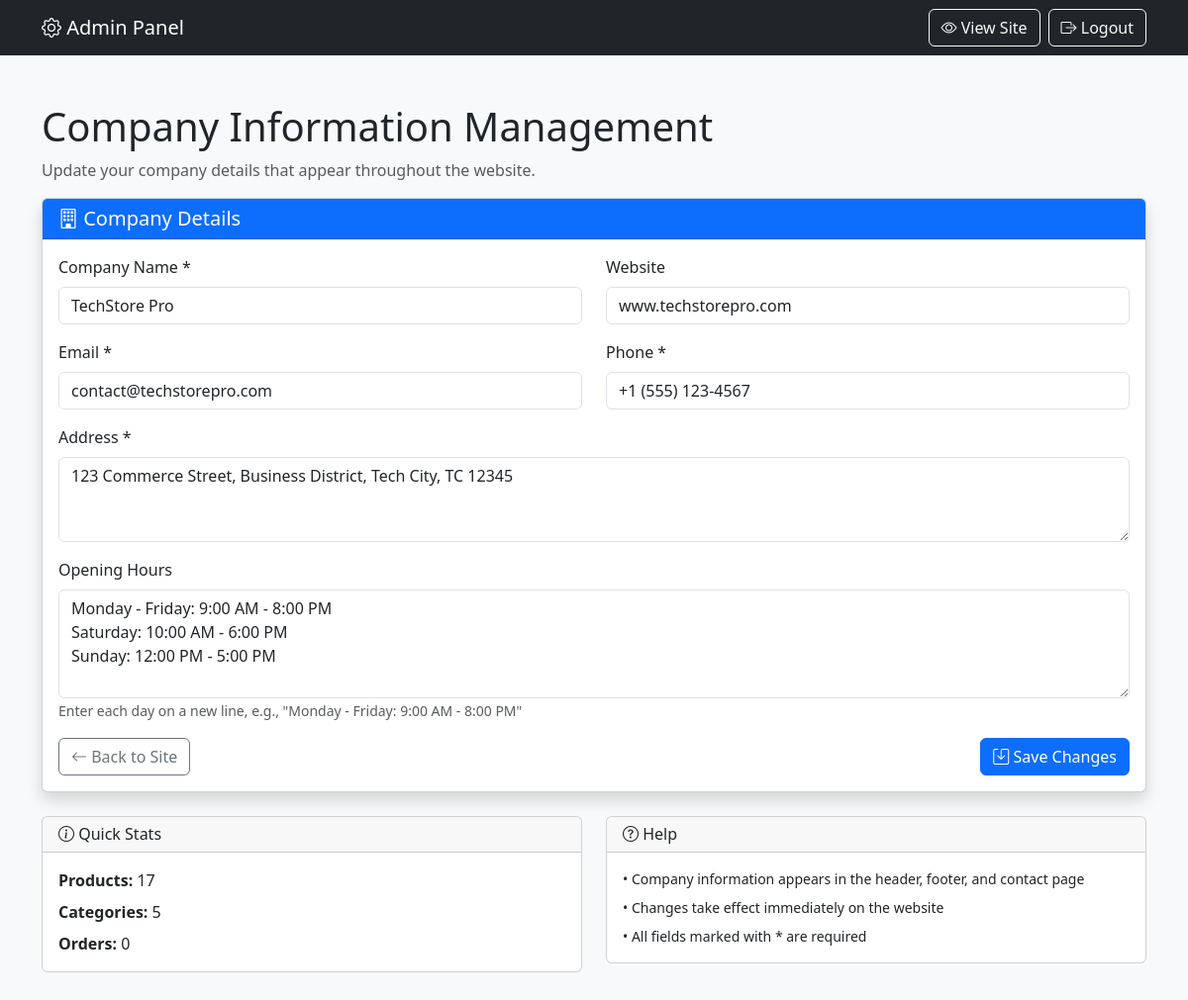
/admin.php (signed in), run on the app's committed database.
### tables this page shows
CREATE TABLE company_info (
    id INT AUTO_INCREMENT PRIMARY KEY,
    name VARCHAR(200) NOT NULL,
    address TEXT,
    phone VARCHAR(50),
    email VARCHAR(100),
    website VARCHAR(100),
    opening_hours TEXT,
    logo VARCHAR(255),
    created_at TIMESTAMP DEFAULT CURRENT_TIMESTAMP,
    updated_at TIMESTAMP DEFAULT CURRENT_TIMESTAMP ON UPDATE CURRENT_TIMESTAMP
);

### includes/classes.php (called while the page is built, shortened)
<?php
require_once 'config/database.php';
class CompanyInfo {
    private $db;
    public function __construct() {
        $this->db = new Database();
    }
    public function getCompanyInfo() {
        return $this->db->fetch("SELECT * FROM company_info LIMIT 1");
    }
}
?>

### config/database.php (called while the page is built, shortened)
<?php
class Database {
    private $connection;
    public function __construct() {
        try {
            $this->connection = new PDO(
                "mysql:host=" . DB_HOST . ";dbname=" . DB_NAME,
                DB_USER,
                DB_PASS,
                [
                    PDO::ATTR_ERRMODE => PDO::ERRMODE_EXCEPTION,
                    PDO::ATTR_DEFAULT_FETCH_MODE => PDO::FETCH_ASSOC
                ]
            );
        } catch (PDOException $e) {
            try {
                $sqliteFile = __DIR__ . '/../database/ecommerce.db';
                $this->connection = new PDO(
                    "sqlite:" . $sqliteFile,
                    null,
                    null,
                    [
                        PDO::ATTR_ERRMODE => PDO::ERRMODE_EXCEPTION,
                        PDO::ATTR_DEFAULT_FETCH_MODE => PDO::FETCH_ASSOC
                    ]
                );
                $this->createTables();
            } catch (PDOException $e2) {
                throw new Exception("Database connection failed: " . $e2->getMessage());
            }
        }
    }
    public function query($sql, $params = []) {
        $stmt = $this->connection->prepare($sql);
        $stmt->execute($params);
        return $stmt;
    }
    public function fetch($sql, $params = []) {
        return $this->query($sql, $params)->fetch();
    }
}
?>

### admin.php (the view, shortened to what this page needs)
<?php
$is_logged_in = isset($_SESSION['admin_logged_in']) && $_SESSION['admin_logged_in'] === true;
if ($is_logged_in) {
    require_once 'includes/classes.php';
    $companyInfo = new CompanyInfo();
    $company = $companyInfo->getCompanyInfo();
}
?>
<!DOCTYPE html>
<html lang="en">
<head>
    <link href="https://cdn.jsdelivr.net/npm/bootstrap@5.3.0/dist/css/bootstrap.min.css" rel="stylesheet">
    <link href="https://cdn.jsdelivr.net/npm/bootstrap-icons@1.10.0/font/bootstrap-icons.css" rel="stylesheet">
</head>
<body class="bg-light">
    <?php if (!$is_logged_in): ?>
    <div class="container d-flex justify-content-center align-items-center min-vh-100">
        <div class="col-md-4">
            <div class="card shadow">
                <div class="card-header bg-primary text-white text-center">
                    <h4><i class="bi bi-shield-lock"></i> Admin Login</h4>
                </div>
                <div class="card-body">
                    <?php if (isset($login_error)): ?>
                    <div class="alert alert-danger"><?php echo $login_error; ?></div>
                    <?php endif; ?>
                    <form method="POST">
                        <div class="mb-3">
                            <label for="password" class="form-label">Password</label>
                            <input type="password" class="form-control" id="password" name="password" required>
                            <small class="text-muted">Default password: admin123</small>
                        </div>
                        <div class="d-grid">
                            <button type="submit" name="login" class="btn btn-primary">Login</button>
                        </div>
                    </form>
                </div>
            </div>
        </div>
    </div>
    <?php else: ?>
    <nav class="navbar navbar-dark bg-dark">
        <div class="container">
            <span class="navbar-brand">
                <i class="bi bi-gear"></i> Admin Panel
            </span>
            <div class="d-flex">
                <a href="index.php" class="btn btn-outline-light me-2" target="_blank">
                    <i class="bi bi-eye"></i> View Site
                </a>
                <form method="POST" class="d-inline">
                    <button type="submit" name="logout" class="btn btn-outline-light">
                        <i class="bi bi-box-arrow-right"></i> Logout
                    </button>
                </form>
            </div>
        </div>
    </nav>
    <div class="container my-5">
        <h1>Company Information Management</h1>
        <p class="text-muted">Update your company details that appear throughout the website.</p>
        <div class="card shadow">
            <div class="card-header bg-primary text-white">
                <h5 class="mb-0"><i class="bi bi-building"></i> Company Details</h5>
            </div>
            <div class="card-body">
                <form method="POST">
                    <div class="row">
                        <div class="col-md-6 mb-3">
                            <label for="name" class="form-label">Company Name *</label>
                            <input type="text" class="form-control" id="name" name="name"
                                   value="<?php echo htmlspecialchars($company['name']); ?>" required>
                        </div>
                        <div class="col-md-6 mb-3">
                            <label for="website" class="form-label">Website</label>
                            <input type="text" class="form-control" id="website" name="website"
                                   value="<?php echo htmlspecialchars($company['website']); ?>">
                        </div>
                    </div>
                    <div class="row">
                        <div class="col-md-6 mb-3">
                            <label for="email" class="form-label">Email *</label>
                            <input type="email" class="form-control" id="email" name="email"
                                   value="<?php echo htmlspecialchars($company['email']); ?>" required>
                        </div>
                        <div class="col-md-6 mb-3">
                            <label for="phone" class="form-label">Phone *</label>
                            <input type="text" class="form-control" id="phone" name="phone"
                                   value="<?php echo htmlspecialchars($company['phone']); ?>" required>
                        </div>
                    </div>
                    <div class="mb-3">
                        <label for="address" class="form-label">Address *</label>
                        <textarea class="form-control" id="address" name="address" rows="3" required><?php echo htmlspecialchars($company['address']); ?></textarea>
                    </div>
                    <div class="mb-3">
                        <label for="opening_hours" class="form-label">Opening Hours</label>
                        <textarea class="form-control" id="opening_hours" name="opening_hours" rows="4"><?php echo htmlspecialchars($company['opening_hours']); ?></textarea>
                        <small class="text-muted">Enter each day on a new line, e.g., "Monday - Friday: 9:00 AM - 8:00 PM"</small>
                    </div>
                    <div class="d-flex justify-content-between">
                        <a href="index.php" class="btn btn-outline-secondary">
                            <i class="bi bi-arrow-left"></i> Back to Site
                        </a>
                        <button type="submit" name="update_company" class="btn btn-primary">
                            <i class="bi bi-save"></i> Save Changes
                        </button>
                    </div>
                </form>
            </div>
        </div>
        <div class="row mt-4">
            <div class="col-md-6">
                <div class="card">
                    <div class="card-header">
                        <h6 class="mb-0"><i class="bi bi-info-circle"></i> Quick Stats</h6>
                    </div>
                    <div class="card-body">
                        <?php
                        $db = new Database();
                        $productCount = $db->fetch("SELECT COUNT(*) as count FROM products")['count'];
                        $categoryCount = $db->fetch("SELECT COUNT(*) as count FROM categories")['count'];
                        $orderCount = $db->fetch("SELECT COUNT(*) as count FROM orders")['count'];
                        ?>
                        <p class="mb-2"><strong>Products:</strong> <?php echo $productCount; ?></p>
                        <p class="mb-2"><strong>Categories:</strong> <?php echo $categoryCount; ?></p>
                        <p class="mb-0"><strong>Orders:</strong> <?php echo $orderCount; ?></p>
                    </div>
                </div>
            </div>
            <div class="col-md-6">
                <div class="card">
                    <div class="card-header">
                        <h6 class="mb-0"><i class="bi bi-question-circle"></i> Help</h6>
                    </div>
                    <div class="card-body">
                        <p class="small mb-2">• Company information appears in the header, footer, and contact page</p>
                        <p class="small mb-2">• Changes take effect immediately on the website</p>
                        <p class="small mb-0">• All fields marked with * are required</p>
                    </div>
                </div>
            </div>
        </div>
    </div>
    <?php endif; ?>
</body>
</html>

### data on the page
company_info: name "TechStore Pro", website "www.techstorepro.com", email "contact@techstorepro.com", phone "+1 (555) 123-4567", address "123 Commerce Street, Business District, Tech City, TC 12345", opening_hours "Monday - Friday: 9:00 AM - 8:00 PM Saturday: 10:00 AM - 6:00 PM Sunday: 12:00 PM - 5:00 PM"

### other printed values
$productCount "17"
$categoryCount "5"
$orderCount "0"
